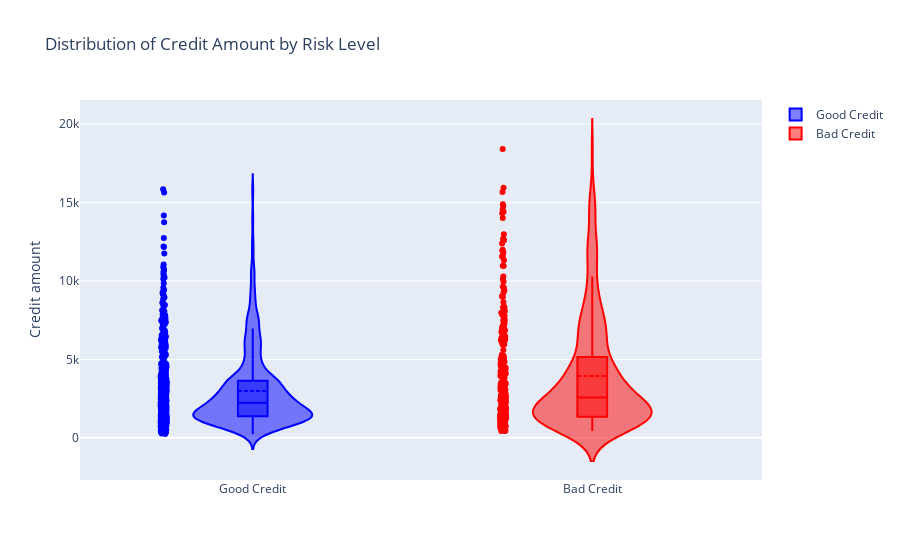

Here is the notebook cell this chart was saved with:
### Code cell
import plotly.graph_objects as go

# Separate data for each risk level
good_credit = df[df['Risk'] == 'good']['Credit amount']
bad_credit = df[df['Risk'] == 'bad']['Credit amount']

# Create density traces for each risk level
trace1 = go.Violin(
    y=good_credit,
    box_visible=True,
    line_color='blue',
    meanline_visible=True,
    name='Good Credit',
    points='all',
    jitter=0.05
)

trace2 = go.Violin(
    y=bad_credit,
    box_visible=True,
    line_color='red',
    meanline_visible=True,
    name='Bad Credit',
    points='all',
    jitter=0.05
)

# Create layout for the chart
layout = go.Layout(
    title='Distribution of Credit Amount by Risk Level',
    yaxis=dict(title='Credit amount'),
    violingap=0.5
)

# Create figure
fig = go.Figure(data=[trace1, trace2], layout=layout)


fig.show()

### Figure 1 — Plotly figure (JSON) as saved in the notebook; plotly's stock layout.template omitted (floating-point values rounded to 4 significant figures; data arrays with more than 128 entries replaced by an {"elided": "..."} marker saying what was removed)
{"data": [{"box": {"visible": true}, "jitter": 0.05, "line": {"color": "blue"}, "meanline": {"visible": true}, "name": "Good Credit", "points": "all", "type": "violin", "y": {"elided": "700 int values"}}, {"box": {"visible": true}, "jitter": 0.05, "line": {"color": "red"}, "meanline": {"visible": true}, "name": "Bad Credit", "points": "all", "type": "violin", "y": {"elided": "300 int values"}}], "layout": {"title": {"text": "Distribution of Credit Amount by Risk Level"}, "violingap": 0.5, "yaxis": {"title": {"text": "Credit amount"}}}}
